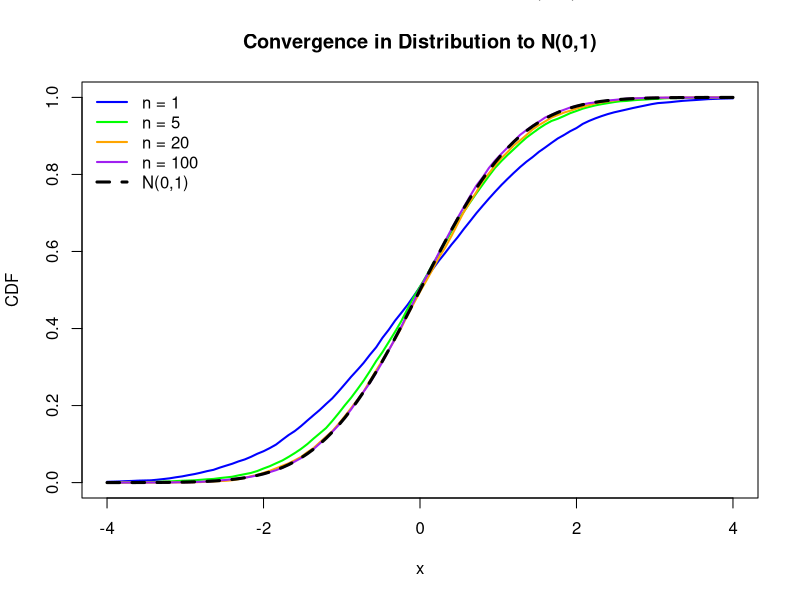

Generate this figure with R: (Note: this script raises an error after producing the figure.)
## ---- chunk 1
knitr::opts_chunk$set(echo = TRUE)
## ---- chunk 2
n_values <- c(1, 5, 20, 100)
B <- 10000

colors <- c("blue", "green", "orange", "purple")

# Set up an empty plot
plot(
  NA,
  xlim = c(-4, 4),
  ylim = c(0, 1),
  xlab = "x",
  ylab = "CDF",
  main = "Convergence in Distribution to N(0,1)"
)

for (i in 1:length(n_values)) {

  n <- n_values[i]

  x <- rnorm(
    B,
    mean = 0,
    sd = sqrt(1 + 1/n)
  )

  F_hat <- ecdf(x)

  curve(
    F_hat(x),
    from = -4,
    to = 4,
    add = TRUE,
    col = colors[i],
    lwd = 2
  )
}

# Limiting theoretical CDF
curve(
  pnorm(x),
  from = -4,
  to = 4,
  add = TRUE,
  col = "black",
  lwd = 3,
  lty = 2
)

legend(
  "topleft",
  legend = c(
    paste("n =", n_values),
    "N(0,1)"
  ),
  col = c(colors, "black"),
  lwd = c(rep(2, 4), 3),
  lty = c(rep(1, 4), 2),
  bty = "n"
)


mtext(
  "Convergence in Distribution to N(0,1)",
  outer = TRUE,
  cex = 1.3
)

## ---- chunk 3

sample_size = c(10,50,100,1000)
n = 100
sim_size = 10000

par(
  mfrow = c(2, 2),
  oma = c(0, 0, 3, 0),
  mar = c(4, 4, 3, 1), 
  las = 1
)

for (i in 1:length(sample_size)){
  n <- sample_size[i]

for (j in 1:sim_size){

  x <- rnorm(n,5,2)
  xbar[j] <- mean(x)


}

  hist(xbar,
       probability = TRUE,
       breaks = 100,
       xlim = c(2,9),
       main = paste("n = ",n)
       )
  
}
